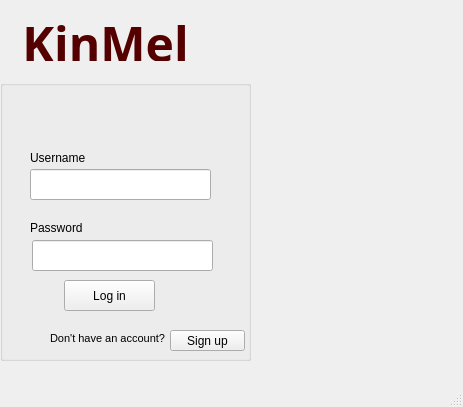
<?xml version="1.0" encoding="UTF-8"?>
<ui version="4.0">
 <class>MainWindow</class>
 <widget class="QMainWindow" name="MainWindow">
  <property name="geometry">
   <rect>
    <x>0</x>
    <y>0</y>
    <width>463</width>
    <height>407</height>
   </rect>
  </property>
  <property name="windowTitle">
   <string>MainWindow</string>
  </property>
  <widget class="QWidget" name="centralwidget">
   <widget class="QGroupBox" name="groupBox">
    <property name="geometry">
     <rect>
      <x>0</x>
      <y>80</y>
      <width>251</width>
      <height>281</height>
     </rect>
    </property>
    <property name="title">
     <string/>
    </property>
    <widget class="QLabel" name="label">
     <property name="geometry">
      <rect>
       <x>30</x>
       <y>70</y>
       <width>61</width>
       <height>16</height>
      </rect>
     </property>
     <property name="font">
      <font>
       <pointsize>9</pointsize>
      </font>
     </property>
     <property name="text">
      <string>Username</string>
     </property>
    </widget>
    <widget class="QLabel" name="label_2">
     <property name="geometry">
      <rect>
       <x>30</x>
       <y>140</y>
       <width>61</width>
       <height>16</height>
      </rect>
     </property>
     <property name="font">
      <font>
       <pointsize>9</pointsize>
      </font>
     </property>
     <property name="text">
      <string>Password</string>
     </property>
    </widget>
    <widget class="QLabel" name="label_3">
     <property name="geometry">
      <rect>
       <x>50</x>
       <y>250</y>
       <width>121</width>
       <height>16</height>
      </rect>
     </property>
     <property name="font">
      <font>
       <family>MS Shell Dlg 2</family>
       <pointsize>8</pointsize>
      </font>
     </property>
     <property name="text">
      <string>Don't have an account?</string>
     </property>
    </widget>
    <widget class="QPushButton" name="pushButton">
     <property name="geometry">
      <rect>
       <x>64</x>
       <y>200</y>
       <width>91</width>
       <height>31</height>
      </rect>
     </property>
     <property name="text">
      <string>Log in</string>
     </property>
    </widget>
    <widget class="QPushButton" name="pushButton_2">
     <property name="geometry">
      <rect>
       <x>170</x>
       <y>250</y>
       <width>75</width>
       <height>21</height>
      </rect>
     </property>
     <property name="text">
      <string>Sign up</string>
     </property>
    </widget>
    <widget class="QLineEdit" name="lineEdit">
     <property name="geometry">
      <rect>
       <x>30</x>
       <y>89</y>
       <width>181</width>
       <height>31</height>
      </rect>
     </property>
     <property name="text">
      <string/>
     </property>
    </widget>
    <widget class="QLineEdit" name="lineEdit_2">
     <property name="geometry">
      <rect>
       <x>32</x>
       <y>160</y>
       <width>181</width>
       <height>31</height>
      </rect>
     </property>
    </widget>
   </widget>
   <widget class="QLabel" name="label_4">
    <property name="geometry">
     <rect>
      <x>20</x>
      <y>10</y>
      <width>171</width>
      <height>51</height>
     </rect>
    </property>
    <property name="font">
     <font>
      <family>AR DARLING</family>
      <pointsize>36</pointsize>
     </font>
    </property>
    <property name="text">
     <string>&lt;html&gt;&lt;head/&gt;&lt;body&gt;&lt;p align=&quot;center&quot;&gt;&lt;span style=&quot; font-size:36pt; font-weight:600; color:#550000;&quot;&gt;KinMel&lt;/span&gt;&lt;/p&gt;&lt;/body&gt;&lt;/html&gt;</string>
    </property>
   </widget>
   <widget class="QLabel" name="label_5">
    <property name="geometry">
     <rect>
      <x>250</x>
      <y>10</y>
      <width>121</width>
      <height>121</height>
     </rect>
    </property>
    <property name="text">
     <string/>
    </property>
   </widget>
   <widget class="QLabel" name="label_6">
    <property name="geometry">
     <rect>
      <x>340</x>
      <y>131</y>
      <width>121</width>
      <height>121</height>
     </rect>
    </property>
    <property name="text">
     <string/>
    </property>
   </widget>
   <widget class="QLabel" name="label_7">
    <property name="geometry">
     <rect>
      <x>250</x>
      <y>252</y>
      <width>121</width>
      <height>121</height>
     </rect>
    </property>
    <property name="text">
     <string/>
    </property>
   </widget>
  </widget>
  <widget class="QStatusBar" name="statusbar"/>
 </widget>
 <resources/>
 <connections/>
</ui>
